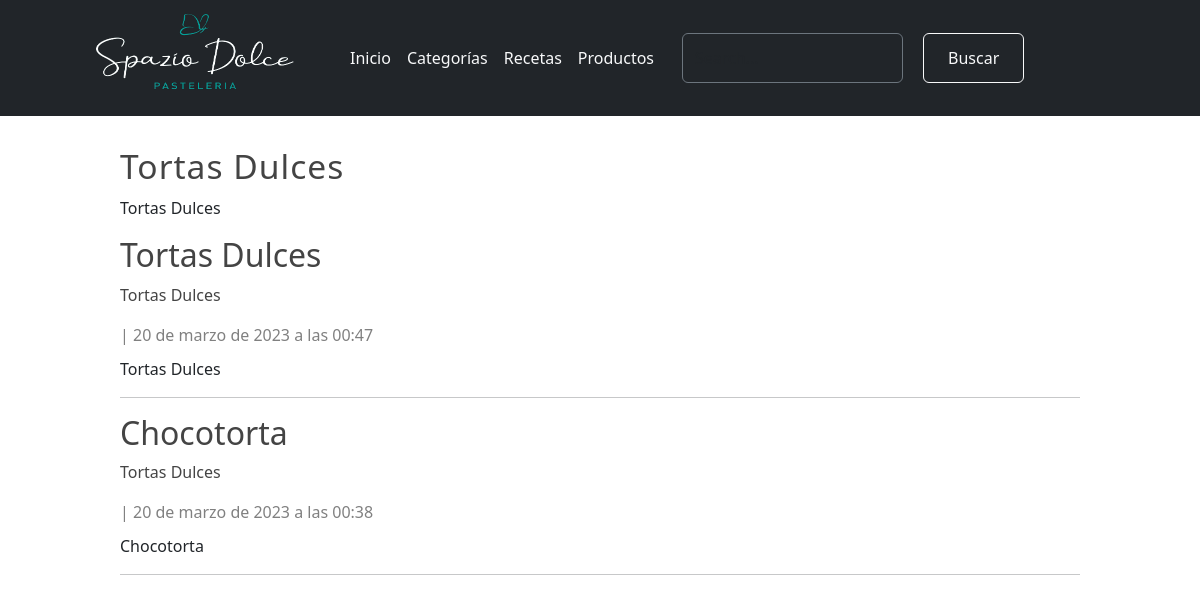
The page /categoria/23 on the database as committed earlier.
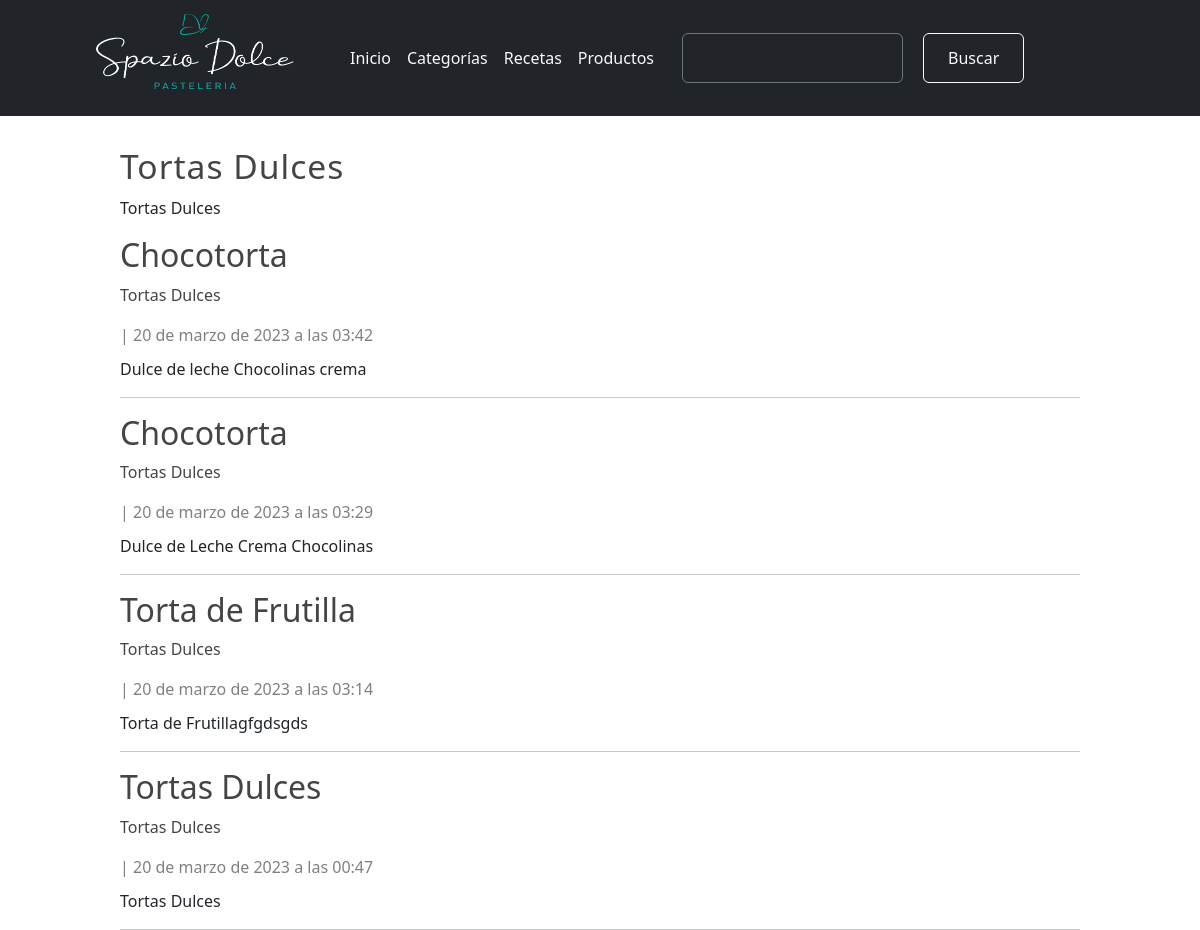
The same page on the database as committed later.
### blog/models.py (models this page shows, shortened)
class Category(models.Model):
    name = models.CharField(max_length=100, verbose_name='Nombre')
    description = models.CharField(max_length=255,verbose_name='Descripción')
    created_at = models.DateTimeField(auto_now_add=True, verbose_name='Creado el')
    class Meta:
        verbose_name = 'Categoría'
        verbose_name_plural = 'Categorías'

class Article(models.Model):
    title = models.CharField(max_length=150, verbose_name='Título')
    content = RichTextField(verbose_name='Contenido')
    image = models.ImageField(default = 'null', verbose_name='Imagen',upload_to="articles")
    public = models.BooleanField(verbose_name='Publicado?')
    categories = models.ManyToManyField(Category, verbose_name='Categorías', blank= True)
    created_at = models.DateTimeField(auto_now_add=True, verbose_name='Creado el')
    updated_at = models.DateTimeField(auto_now= True, verbose_name='Editado el')
    class Meta:
        verbose_name = 'Artículo'
        verbose_name_plural = 'Artículos'
        ordering = ['-created_at']

### blog/views.py (the view)
# urls.py: path('categoria/<int:category_id>', views.category, name = 'category'),
def category(request, category_id):
    category = get_object_or_404(Category, id=category_id)
    articles = Article.objects.filter(categories = category_id)
    return render(request,'categories/category.html',{
        'category' : category,
        'articles' :articles
    })

### blog/processor.py (called while the page is built)
def get_categories(request):
    categories_in_use = Article.objects.filter(public = True).values_list('categories',flat = True)
    categories = Category.objects.filter(id__in =categories_in_use).values_list('id','name')
    return {
        'categories' : categories,
        'categories_in_use' :categories_in_use
    }

### pages/context_processors.py (called while the page is built)
def get_pages(request):
    pages = Page.objects.filter(visible = True).order_by("order").values_list('id','title', 'slug')
    return {
        'pages' : pages
    }

### blog/templates/categories/category.html (shortened to what this page needs)
{% extends 'layouts/layout.html'%}
{%block content %}
    <h1 class ="title">{{category.name}}</h1>
    <p>{{category.description}} </p>
    {% include 'articles/articles.html' %}
{% endblock %}

### mainapp/templates/layouts/layout.html (shortened to what this page needs)
{% load static %}
<!DOCTYPE html>
<html lang="en">
<head>
    <link rel="stylesheet" href=" {% static 'css/bootstrap.min.css' %}" />
    <link rel="stylesheet" href=" {% static 'css/styles.css' %}" />
</head>
<body>
      <header class="p-2 text-bg-dark">
        <div class="container">
          <div class="d-flex flex-wrap align-items-center justify-content-start ">
      <a href="/" class=" text-light text-decoration-none ">
              <img class="logo" src="{% static 'images/logo2.png' %}">
            </a>
 <nav>
            <ul class="nav col-12 col-lg-auto me-lg-auto mb-2 justify-content-start mb-md-0">
              <li><a href="{% url 'index' %}" class="nav-link px-2 text-light">Inicio</a></li>
              <li><a href="{% url 'list_categorias' %}" class="nav-link px-2 text-light">Categorías</a></li>
              <li><a href="{% url 'list_articles' %}" class="nav-link px-2 text-light">Recetas</a></li>
              <li><a href="{% url 'list_productos' %}" class="nav-link px-2 text-light">Productos</a></li>
            </ul>
          </nav>
            <form class="col-12 col-lg-auto mb-3 mb-lg-0 me-lg-3 boton-search" role="search">
              <input type="search" class="form-control form-control-dark text-bg-dark" placeholder="Search..." aria-label="Search">
                 <button type="button" class="btn btn-outline-light me-2 boton">Buscar</button>
            </form>
          </div>
        </div>
      </header>
    <div id="content">
        <div class="box">
            {% block content %}{% endblock %}
        </div>
    </div>
</body>
</html>

### blog/templates/articles/articles.html (shortened to what this page needs)
{% for article in articles%}
<article class = "article-item">
    <div class = "data">
        <h2>
            <a href="{% url 'article' article.id %}">{{article.title}}</a>
            </h2>
        <p>
            {% for category in article.categories.all %}
               <a href="{% url 'category' category.id %}"> {{category.name}}</a>
            {% endfor %}
        </p>
        <span class="date">
            |
            {{article.created_at}}
        </span>
        <p>
            {{article.content|safe}}
        </p>
    </div>
</article>
<hr>
{% endfor %}

### mainapp/static/css/styles.css (style rules this page uses)
* { text-decoration: none !important; }
.form-control-dark { border-color: var(--bs-gray); }
#content { height: 750px; margin-right: 10%; margin-left: 10%; margin-top: 30px; text-align: justify; }
.logo { height: 100px; }
.title { color:#444; letter-spacing: 1px; font-size: 30px; margin-bottom: 10px; margin-top: 5px; font-size: 2.1rem; }
.date { display: block; margin-top: 10px; margin-bottom: 10px; color:grey; }
img { height: 300px; width: 300px; }
.boton-search { display: flex; flex-direction: row; gap:20px; height: 50px; width: 350px; margin-left: 20px; }
.boton { height: 50px; width: 150px; }
.box a { color: #444; }

Rows that differ between the two databases and show on the page:
removed Article: title "Chocotorta", created_at "20 de marzo de 2023 a las 00:38", content "Chocotorta", Category (name "Tortas Dulces")
added Article: title "Chocotorta", created_at "20 de marzo de 2023 a las 03:42", content "Dulce de leche Chocolinas crema", Category (name "Tortas Dulces")
added Article: title "Chocotorta", created_at "20 de marzo de 2023 a las 03:29", content "Dulce de Leche Crema Chocolinas", Category (name "Tortas Dulces")
added Article: title "Torta de Frutilla", created_at "20 de marzo de 2023 a las 03:14", content "Torta de Frutillagfgdsgds", Category (name "Tortas Dulces")
